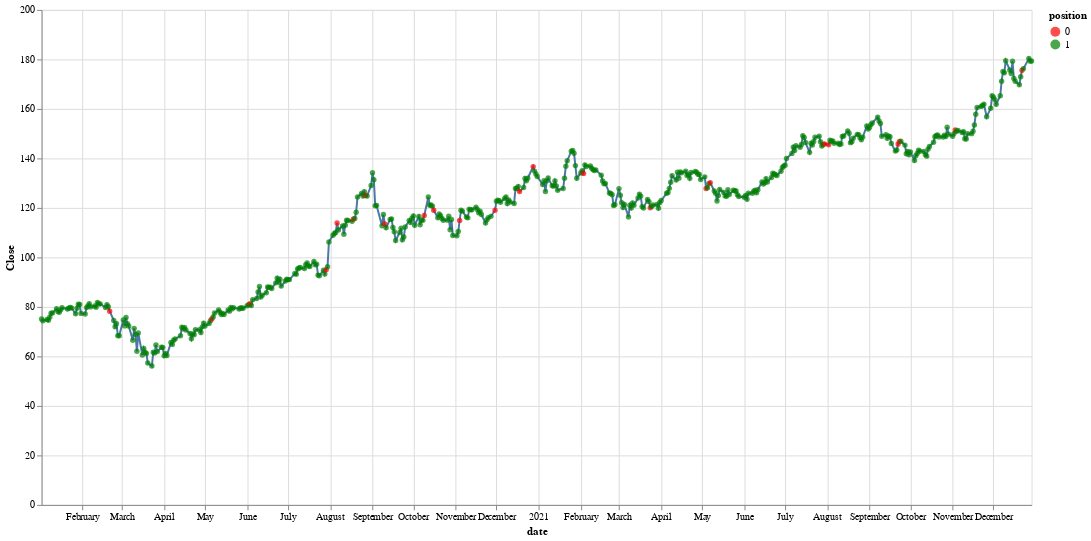

This figure's notebook cell:
### Code cell
(alt.Chart(train_df).mark_line().encode(
    x=alt.X('date'),
    y='Close'
) + alt.Chart(train_df).mark_circle().encode(
    x = alt.X('date'),
    y = alt.Y('Close'),
    color = alt.Color('position:N', scale=alt.
                    Scale(domain = [0,1], range=['red', 'green']))
)).properties(
    width = 1000,
    height = 500
)

### Figure 1 — Vega-Lite specification as saved in the notebook (floating-point values rounded to 4 significant figures; data arrays with more than 128 entries replaced by an {"elided": "..."} marker saying what was removed)
{"config": {"view": {"continuousWidth": 400, "continuousHeight": 300}}, "layer": [{"mark": "line", "encoding": {"x": {"field": "date", "type": "temporal"}, "y": {"field": "Close", "type": "quantitative"}}}, {"mark": "circle", "encoding": {"color": {"field": "position", "scale": {"domain": [0, 1], "range": ["red", "green"]}, "type": "nominal"}, "x": {"field": "date", "type": "temporal"}, "y": {"field": "Close", "type": "quantitative"}}}], "data": {"name": "data-616f9c5c259e9f9da2f46858a59bf5cf"}, "height": 500, "width": 1000, "$schema": "https://vega.github.io/schema/vega-lite/v4.17.0.json", "datasets": {"data-616f9c5c259e9f9da2f46858a59bf5cf": {"elided": "503 records"}}}
